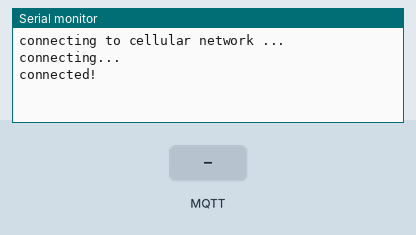
This sketch was run on a simulated Arduino MKR. On the bench: the last lines printed to the serial monitor. Inputs (shaded band) come from the test bench. No MQTT or app messages arrive unless stated.

Above: at 3.2 s.
3.3 s: MQTT message "1" arrives on the first subscribed topic
At 4.3 s:
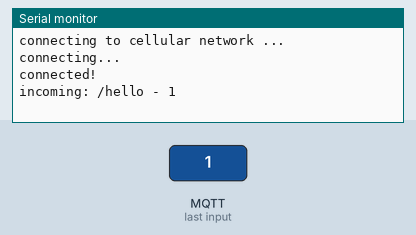
4.8 s: MQTT message "on" arrives on the first subscribed topic
At 5.4 s:
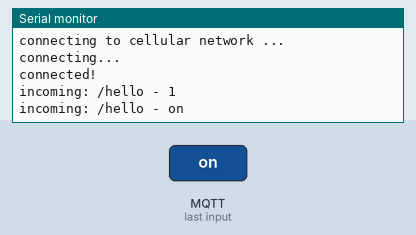
6.3 s: MQTT message "off" arrives on the first subscribed topic
At 7.8 s:
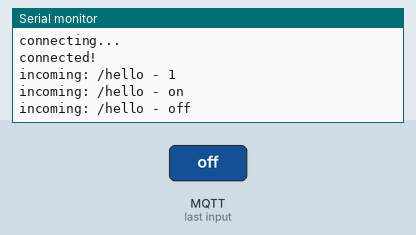

Measured:
- after the input at 3.3 s, the serial monitor: prints a new line at once (image 1)
- after the input at 4.8 s, the serial monitor: prints a new line at once (image 2)
- after the input at 6.3 s, the serial monitor: prints a new line at once (image 3)

The sketch:

example-ArduinoMKRNB1500.ino
```cpp
// This example uses an Arduino MKR NB 1500 board
// to connect to shiftr.io.
//
// You can check on your device after a successful
// connection here: https://www.shiftr.io/try.
//
// by Max Kriegleder
// https://github.com/256dpi/arduino-mqtt

#include <MKRNB.h>
#include <MQTT.h>

const char pin[]      = "";
const char apn[]      = "iot0119.com.attz";
const char login[]    = "login";
const char password[] = "password";

NBClient net;
NB nbAccess;
MQTTClient client;

unsigned long lastMillis = 0;

void connect() {
  // connection state
  bool connected = false;

  Serial.print("connecting to cellular network ...");

  while (!connected) {
    if ((nbAccess.begin(pin, apn) == NB_READY)) {
      connected = true;
    } else {
      Serial.print(".");
      delay(1000);
    }
  }

  Serial.print("\nconnecting...");
  while (!client.connect("eric", "public", "public")) {
    Serial.print(".");
    delay(1000);
  }

  Serial.println("\nconnected!");

  client.subscribe("/hello");
  // client.unsubscribe("/hello");
}

void messageReceived(String &topic, String &payload) {
  Serial.println("incoming: " + topic + " - " + payload);

  // Note: Do not use the client in the callback to publish, subscribe or
  // unsubscribe as it may cause deadlocks when other things arrive while
  // sending and receiving acknowledgments. Instead, change a global variable,
  // or push to a queue and handle it in the loop after calling `client.loop()`.
}

void setup() {
  Serial.begin(115200);

  // Note: Local domain names (e.g. "Computer.local" on OSX) are not supported
  // by Arduino. You need to set the IP address directly.
  client.begin("public.cloud.shiftr.io", net);
  client.onMessage(messageReceived);

  connect();
}

void loop() {
  client.loop();

  if (!client.connected()) {
    connect();
  }

  // publish a message roughly every second.
  if (millis() - lastMillis > 1000) {
    lastMillis = millis();
    client.publish("/hello", "world");
  }
}
```
